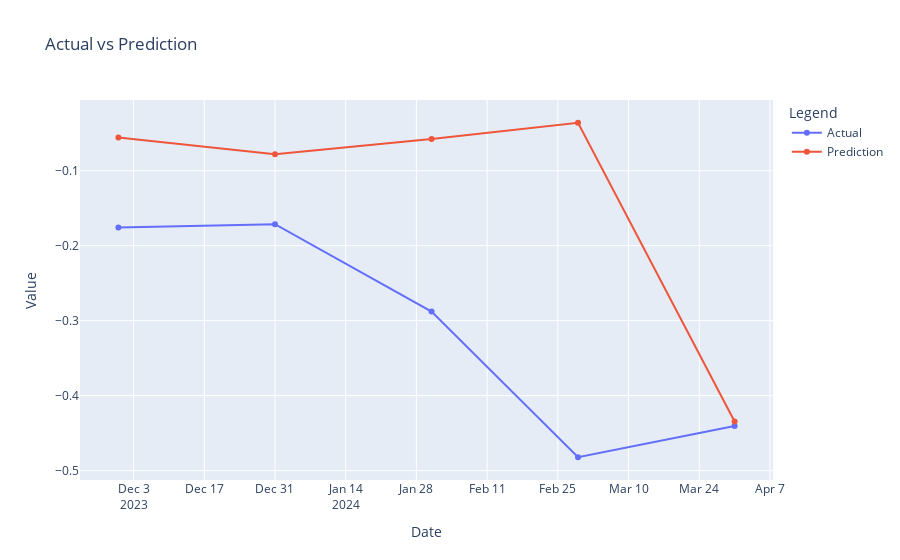
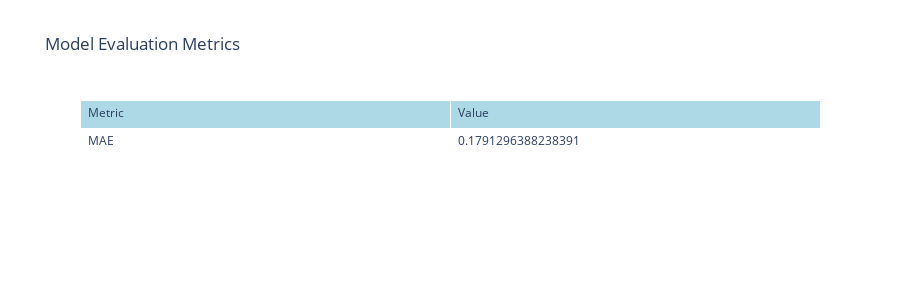

The notebook cell saved with these charts, in order:
### Markdown cell above
<H1> EVALUATION </H1>

### Code cell
from sklearn.metrics import mean_absolute_error
import plotly.graph_objects as go
from plotly.subplots import make_subplots
import os

os.makedirs('./assets', exist_ok= True)
def evaluate_model(y_test, prediction):
  # Calculate MAE
  mae = mean_absolute_error(y_test, prediction)

  # Create a DataFrame for the table
  data = {'Metric': ['MAE'],
          'Value': [mae]}
  df = pd.DataFrame(data)

  # Create a Plotly table
  fig = go.Figure(data=[go.Table(
      header=dict(values=list(df.columns),
                  fill_color='lightblue',
                  align='left'),
      cells=dict(values=[df['Metric'], df['Value']],
                fill_color='white',
                align='left'))
  ])

  # Update layout options if needed
  fig.update_layout(title='Model Evaluation Metrics', height = 300)

  # Show the plot
  fig.show()
  
  #Save the plot
  fig.write_image('./assets/xgb_eval.png', scale =3)

def plot_predictions_plotly(testing_dates, y_test, prediction):
  df_test = pd.DataFrame({"date": testing_dates, "actual": y_test, "prediction": prediction})
  
  fig = make_subplots()
  # Actual data
  fig.add_trace(go.Scatter(x=df_test['date'], y=df_test['actual'], mode='lines+markers', name='Actual'))
  # Prediction data
  fig.add_trace(go.Scatter(x=df_test['date'], y=df_test['prediction'], mode='lines+markers', name='Prediction'))
  
  # Update layout
  fig.update_layout(title='Actual vs Prediction', xaxis_title='Date', yaxis_title='Value', legend_title='Legend')
  fig.show()
  
  #Save the plot
  fig.write_image('./assets/xgb_chart.png', scale =3)
  
  
def plot__importance(model):
    import matplotlib.pyplot as plt
    from xgboost import plot_importance

    plt.figure(figsize=(5,5))
    plot_importance(model.best_estimator_)
    plt.tight_layout()
    plt.savefig('./assets/xgb_importance.png', dpi = 199)
    plt.show()
    
import pickle 
grid_search = pickle.load(open('../data/xgb.pkl', 'rb'))
pr = grid_search.predict(test_scale_df.drop(columns=['Corn_Mean']))
plot_predictions_plotly(test.reset_index().Date, test_scale_df['Corn_Mean'], pr)
evaluate_model(test_scale_df['Corn_Mean'], pr)
plot__importance(grid_search)

### Figure 1 — Plotly figure (JSON) as saved in the notebook; plotly's stock layout.template omitted (floating-point values rounded to 4 significant figures)
{"data": [{"mode": "lines+markers", "name": "Actual", "type": "scatter", "x": ["2023-11-30T00:00:00", "2023-12-31T00:00:00", "2024-01-31T00:00:00", "2024-02-29T00:00:00", "2024-03-31T00:00:00"], "y": [-0.1757, -0.1713, -0.2879, -0.4822, -0.4404]}, {"mode": "lines+markers", "name": "Prediction", "type": "scatter", "x": ["2023-11-30T00:00:00", "2023-12-31T00:00:00", "2024-01-31T00:00:00", "2024-02-29T00:00:00", "2024-03-31T00:00:00"], "y": [-0.05564, -0.07815, -0.0576, -0.03603, -0.4345]}], "layout": {"legend": {"title": {"text": "Legend"}}, "title": {"text": "Actual vs Prediction"}, "xaxis": {"anchor": "y", "domain": [0, 1], "title": {"text": "Date"}}, "yaxis": {"anchor": "x", "domain": [0, 1], "title": {"text": "Value"}}}}

### Figure 2 — Plotly figure (JSON) as saved in the notebook; plotly's stock layout.template omitted (floating-point values rounded to 4 significant figures)
{"data": [{"cells": {"align": "left", "fill": {"color": "white"}, "values": [["MAE"], [0.1791]]}, "header": {"align": "left", "fill": {"color": "lightblue"}, "values": ["Metric", "Value"]}, "type": "table"}], "layout": {"height": 300, "title": {"text": "Model Evaluation Metrics"}}}
